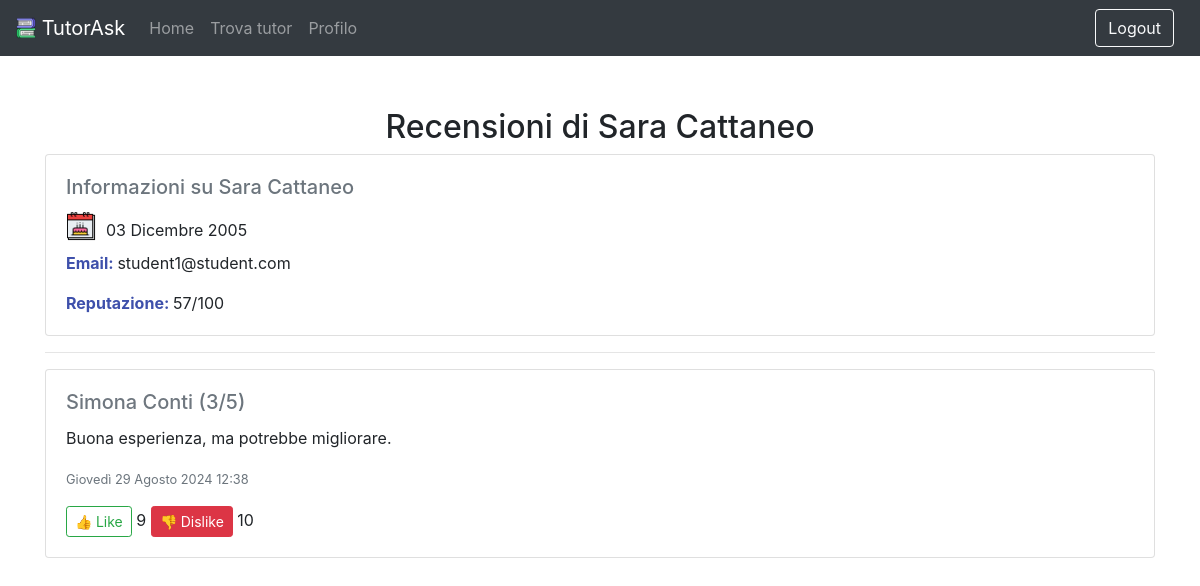
/reviews/student/1334/ (signed in), run on the app's committed database.
### users/models.py (models this page shows, shortened)
class Student(models.Model):
    user = models.OneToOneField(User, on_delete=models.CASCADE, primary_key=True)
    reputation_score = models.IntegerField(default=60)  # Da 20 a 100
    class Meta:
        verbose_name_plural = "Students"

class User(AbstractUser):
    is_student = models.BooleanField(default=False)
    is_tutor = models.BooleanField(default=False)
    birth_date = models.DateField()
    class Meta:
        verbose_name_plural = "Users"

class Tutor(models.Model):
    user = models.OneToOneField(User, on_delete=models.CASCADE, primary_key=True)
    profile_picture = models.ImageField(upload_to='profile_imgs/', default='default/default_user.png')
    bio = models.TextField(blank=True, null=True)
    subjects = models.ManyToManyField(Subject)
    location = models.ForeignKey(Location, on_delete=models.DO_NOTHING)
    price_per_hour = models.IntegerField(default=15)
    rating = models.FloatField(default=3.0)  # da 1 a 5
    class Meta:
        verbose_name_plural = "Tutors"

### reviews/models.py (models this page shows, shortened)
class Review(models.Model):
    tutor = models.ForeignKey(Tutor, on_delete=models.CASCADE, related_name='tutor_reviews')
    student = models.ForeignKey(Student, on_delete=models.CASCADE, related_name='student_reviews')
    rating = models.PositiveIntegerField()
    comment = models.TextField(blank=True, null=True)
    created_at = models.DateTimeField(auto_now_add=True)
    class Meta:
        verbose_name_plural = "Reviews"
        unique_together = ('tutor', 'student')
    @property
    def helpful_count(self):
        return self.votes.filter(is_like=True).count()
    @property
    def useless_count(self):
        return self.votes.filter(is_like=False).count()

### reviews/views.py (the view)
# urls.py: path('student/<int:pk>/', StudentReviewView.as_view(), name='student_reviews'),
class StudentReviewView(DetailView):
    model = Student
    template_name = 'reviews/student_reviews.html'
    context_object_name = 'student'
    def get_context_data(self, **kwargs):
        context = super().get_context_data(**kwargs)
        context['reviews'] = self.object.student_reviews.all().order_by('-created_at')
        context['user_likes'] = {
            review.id: list(review.votes.filter(is_like=True).values_list('student_id', flat=True))
            for review in context['reviews']
        }
        context['user_dislikes'] = {
            review.id: list(review.votes.filter(is_like=False).values_list('student_id', flat=True))
            for review in context['reviews']
        }
        return context

### reviews/templatetags/custom_filters.py (called while the page is built)
@register.filter
def get_item(dictionary, key):
    return dictionary.get(key)

### reviews/templates/reviews/student_reviews.html (shortened to what this page needs)
{% extends 'base.html' %}
{% load custom_filters %}
{% load static %}
{% block styles %} <link rel="stylesheet" href="https://cdnjs.cloudflare.com/ajax/libs/font-awesome/6.0.0-beta3/css/all.min.css"> {% endblock %}
{% block content %}
<div class="container mt-5">
    <h2 class="text-center">{% if request.user.pk == student.user.pk %}Le mie recensioni{% else %}Recensioni di {{ student.user.get_full_name }}{% endif %}</h2>
    {% if request.user.is_authenticated and request.user.pk != student.pk %}
    <div class="card mb-3">
        <div class="card-body">
            <h5 class="card-title"><span class="text-muted">Informazioni su {{ student.user.get_full_name }}</span></h5>
            <span><img style="width: 30px; height: 30px; margin-right: 10px; margin-bottom: 10px" src="{% static 'imgs/birth_date.png' %}" alt="Birth date icon">{{ student.user.birth_date }}</span>
            <p class="card-text"><span style="color: #3e50ab; font-weight: bold">Email: </span>{{ student.user.email }}</p>
            <p class="card-text"><span style="color: #3e50ab; font-weight: bold">Reputazione: </span>{{ student.reputation_score }}/100</p>
        </div>
    </div>
    <hr>
    {% endif %}
    <div>
        {% for review in reviews %}
            <div class="card mb-3">
                <div class="card-body">
                    <h5 class="card-title"><span class="text-muted"><a style="text-decoration: none; color: #6f777f" href="{% url 'reviews:tutor_reviews' review.tutor.user.pk %}">{% if review.tutor.user.id == request.user.id %}Tu{% else %}{{ review.tutor.user.get_full_name }}{% endif %}</a> ({{ review.rating }}/5)</span></h5>
                    <p class="card-text">{{ review.comment }}</p>
                    <p class="card-text"><small class="text-muted">{{ review.created_at }}</small></p>
                    <form method="post" action="{% url 'reviews:vote_review' review.pk 1 %}" style="display:inline;">
                        <button type="submit" class="btn btn-outline-success btn-sm {% if request.user.id in user_likes|get_item:review.id %}active{% endif %}">
                            👍 Like
                        </button>
                        <span>{{ review.helpful_count }}</span>
                    </form>
                    <form method="post" action="{% url 'reviews:vote_review' review.pk 0 %}" style="display:inline;">
                        <button type="submit" class="btn btn-outline-danger btn-sm {% if request.user.id in user_dislikes|get_item:review.id %}active{% endif %}">
                            👎 Dislike
                        </button>
                        <span>{{ review.useless_count }}</span>
                    </form>
                </div>
            </div>
        {% empty %}
            <p class="text-center">Non ci sono ancora recensioni.</p>
        {% endfor %}
    </div>
</div>
{% endblock %}

### static/css/home.css (style rules this page uses)
html, body { height: 100%; margin: 0; background-color: #ffffff; }
body { padding-top: 60px; }

### data on the page
Student: user.get_full_name "Sara Cattaneo", user.birth_date "03 Dicembre 2005", user.email "student1@student.com", reputation_score "57"
Review: tutor.user.get_full_name "Simona Conti", rating "3", comment "Buona esperienza, ma potrebbe migliorare.", created_at "Giovedì 29 Agosto 2024 12:38", helpful_count "9", useless_count "10"
